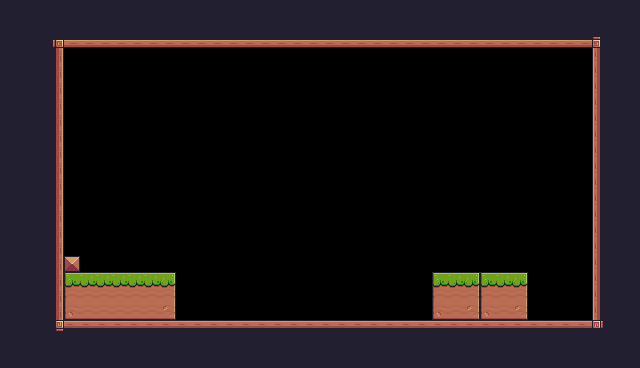

Tiled map render using the project's own tile images. Description and the whole map definition, tile-layer contents included, below:
An orthogonal 40x23 tile map with 16x16 px tiles, 1 tile layer (Background) and 1 object (Player).

<map version="1.10" tiledversion="1.10.2" orientation="orthogonal" renderorder="right-down" width="40" height="23" tilewidth="16" tileheight="16" infinite="0" nextlayerid="3" nextobjectid="4">
 <tileset firstgid="1" source="Pixel Advanture.tsx" />
 <layer id="1" name="Background" width="40" height="23">
  <data encoding="csv">
24,24,24,24,24,24,24,24,24,24,24,24,24,24,24,24,24,24,24,24,24,24,24,24,24,24,24,24,24,24,24,24,24,24,24,24,24,24,24,24,
24,24,24,24,24,24,24,24,24,24,24,24,24,24,24,24,24,24,24,24,24,24,24,24,24,24,24,24,24,24,24,24,24,24,24,24,24,24,24,24,
24,24,24,92,134,134,134,134,134,134,134,134,134,134,134,134,134,134,134,134,134,134,134,134,134,134,134,134,134,134,134,134,134,134,134,134,134,93,24,24,
24,24,24,113,0,0,0,0,0,0,0,0,0,0,0,0,0,0,0,0,0,0,0,0,0,0,0,0,0,0,0,0,0,0,0,0,0,111,24,24,
24,24,24,113,0,0,0,0,0,0,0,0,0,0,0,0,0,0,0,0,0,0,0,0,0,0,0,0,0,0,0,0,0,0,0,0,0,111,24,24,
24,24,24,113,0,0,0,0,0,0,0,0,0,0,0,0,0,0,0,0,0,0,0,0,0,0,0,0,0,0,0,0,0,0,0,0,0,111,24,24,
24,24,24,113,0,0,0,0,0,0,0,0,0,0,0,0,0,0,0,0,0,0,0,0,0,0,0,0,0,0,0,0,0,0,0,0,0,111,24,24,
24,24,24,113,0,0,0,0,0,0,0,0,0,0,0,0,0,0,0,0,0,0,0,0,0,0,0,0,0,0,0,0,0,0,0,0,0,111,24,24,
24,24,24,113,0,0,0,0,0,0,0,0,0,0,0,0,0,0,0,0,0,0,0,0,0,0,0,0,0,0,0,0,0,0,0,0,0,111,24,24,
24,24,24,113,0,0,0,0,0,0,0,0,0,0,0,0,0,0,0,0,0,0,0,0,0,0,0,0,0,0,0,0,0,0,0,0,0,111,24,24,
24,24,24,113,0,0,0,0,0,0,0,0,0,0,0,0,0,0,0,0,0,0,0,0,0,0,0,0,0,0,0,0,0,0,0,0,0,111,24,24,
24,24,24,113,0,0,0,0,0,0,0,0,0,0,0,0,0,0,0,0,0,0,0,0,0,0,0,0,0,0,0,0,0,0,0,0,0,111,24,24,
24,24,24,113,0,0,0,0,0,0,0,0,0,0,0,0,0,0,0,0,0,0,0,0,0,0,0,0,0,0,0,0,0,0,0,0,0,111,24,24,
24,24,24,113,0,0,0,0,0,0,0,0,0,0,0,0,0,0,0,0,0,0,0,0,0,0,0,0,0,0,0,0,0,0,0,0,0,111,24,24,
24,24,24,113,0,0,0,0,0,0,0,0,0,0,0,0,0,0,0,0,0,0,0,0,0,0,0,0,0,0,0,0,0,0,0,0,0,111,24,24,
24,24,24,113,0,0,0,0,0,0,0,0,0,0,0,0,0,0,0,0,0,0,0,0,0,0,0,0,0,0,0,0,0,0,0,0,0,111,24,24,
24,24,24,113,35,0,0,0,0,0,0,0,0,0,0,0,0,0,0,0,0,0,0,0,0,0,0,0,0,0,0,0,0,0,0,0,0,111,24,24,
24,24,24,113,7,8,8,8,8,8,9,0,0,0,0,0,0,0,0,0,0,0,0,0,0,0,0,7,8,9,7,8,9,0,0,0,0,111,24,24,
24,24,24,113,29,30,30,30,30,30,31,0,0,0,0,0,0,0,0,0,0,0,0,0,0,0,0,29,30,31,29,30,31,0,0,0,0,111,24,24,
24,24,112,113,51,52,52,52,52,52,53,0,0,0,0,0,0,0,0,0,0,0,0,0,0,0,0,51,52,53,51,52,53,0,0,0,0,111,24,24,
24,24,24,114,90,90,90,90,90,90,90,90,90,90,90,90,90,90,90,90,90,90,90,90,90,90,90,90,90,90,90,90,90,90,90,90,90,115,24,24,
24,24,24,24,24,24,24,24,24,24,24,24,24,24,24,24,24,24,24,24,24,24,24,24,24,24,24,24,24,24,24,24,24,24,24,24,24,24,24,24,
24,24,24,24,24,24,24,24,24,24,24,24,24,24,24,24,24,24,24,24,24,24,24,24,24,24,24,24,24,24,24,24,24,24,24,24,24,24,24,24
</data>
 </layer>
 <objectgroup id="2" name="Spawnpoints">
  <object id="3" name="Player" type="Player" x="145.237" y="240.923" width="29.0474" height="29.0474" />
 </objectgroup>
</map>
